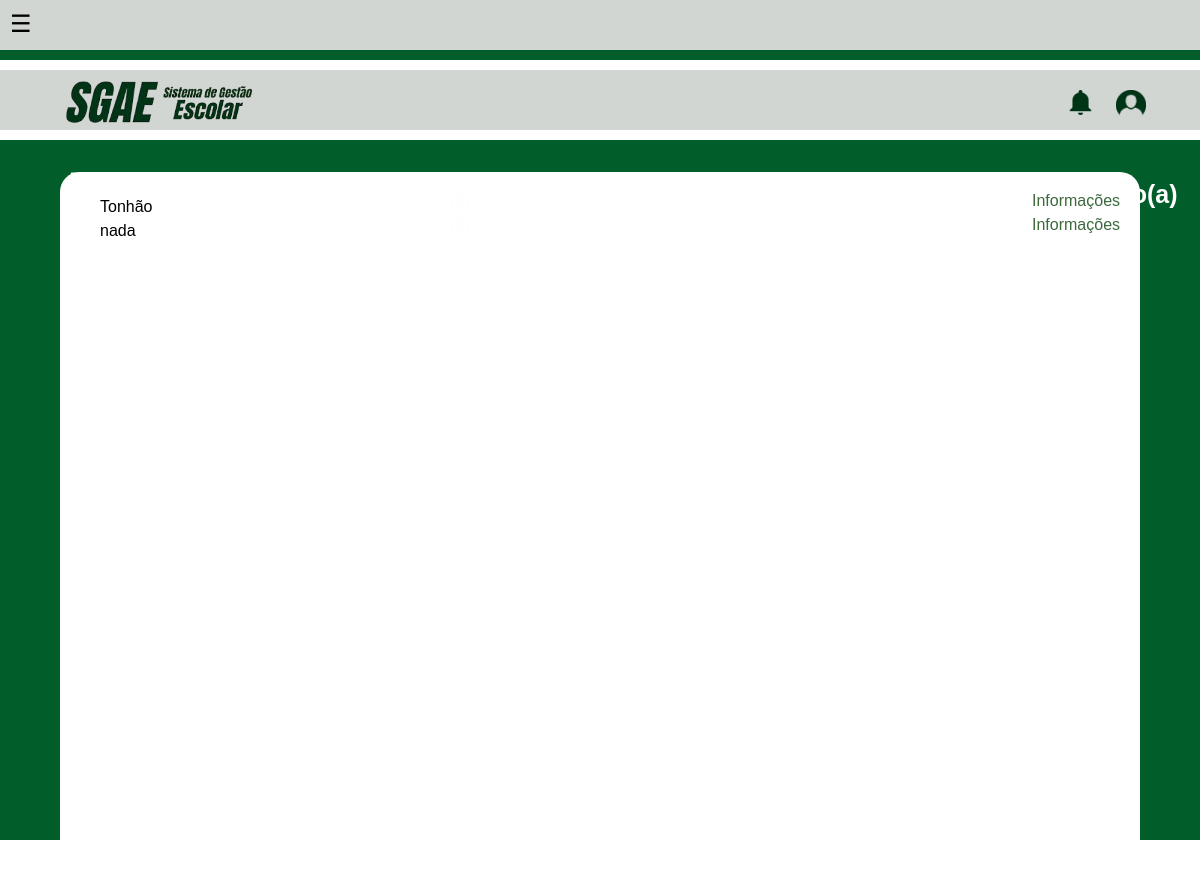
Page /PPInte/gere_alunos.php (signed in) on the earlier database version.
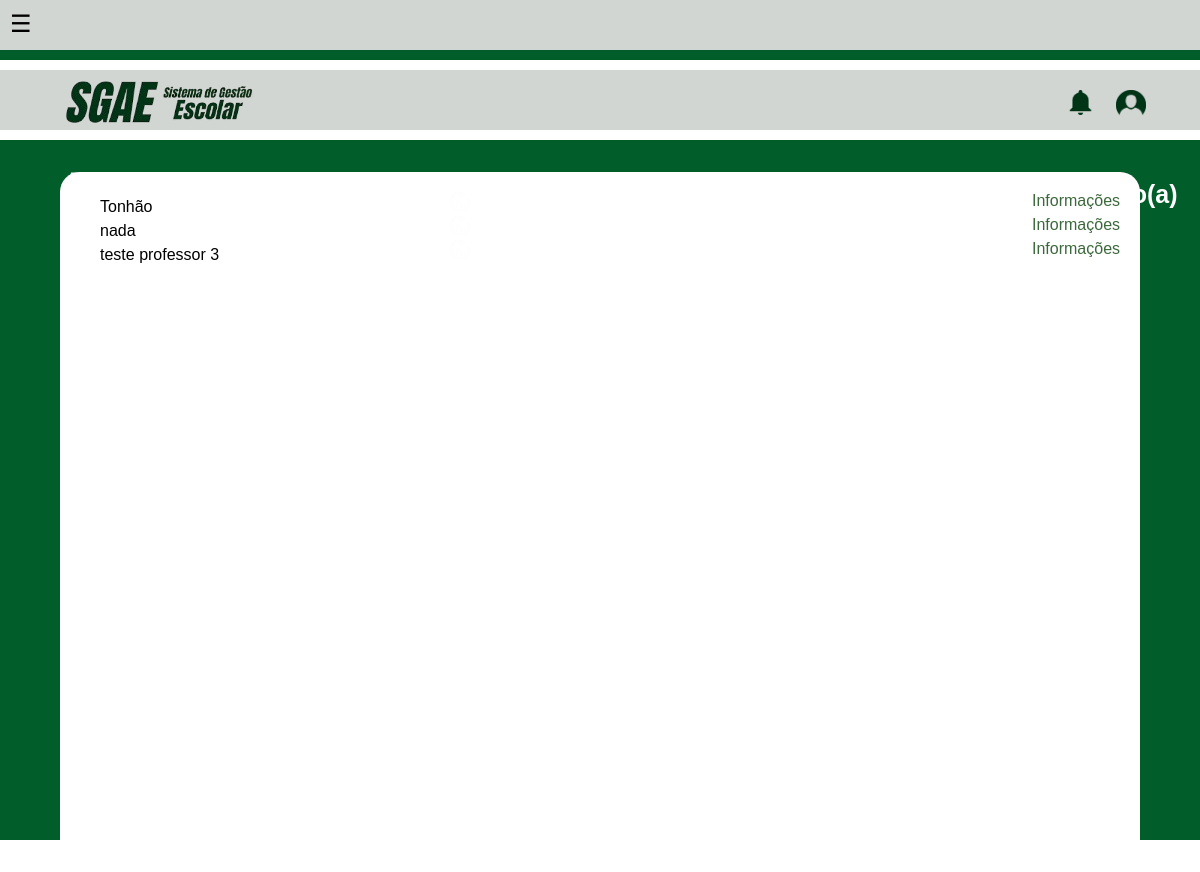
Same page on the later database version.
### tables this page shows
CREATE TABLE `professor` (
  `id_prof` int(11) NOT NULL,
  `foto` varchar(255) DEFAULT NULL
);

CREATE TABLE `usuario` (
  `cpf` char(11) NOT NULL,
  `Siape` varchar(45) NOT NULL,
  `foto` varchar(200) DEFAULT NULL,
  `id_us` int(11) NOT NULL,
  `email` varchar(45) NOT NULL,
  `nome` varchar(45) NOT NULL,
  `senha` varchar(45) NOT NULL,
  `fone` varchar(20) NOT NULL
);

### PPInte/gere_alunos.php (the view, shortened to what this page needs)
<?php
    require('config.php');
    $sql = "select usuario.id_us, usuario.Siape, usuario.nome, professor.id_prof, usuario.foto from usuario inner join professor where usuario.id_us=professor.id_prof";
    $res = $conn->query($sql) or die($conn->error);
    $qtd = $res->num_rows;
    $Checagem = "select * from setor where id_set = '{$_SESSION['id_us']}'";
    $ConsultaC = $conn->query($Checagem);
    $qtdChecagem = $ConsultaC->num_rows;
    if ($qtdChecagem > 0) {
        ?>
            <!DOCTYPE html>
            <html lang="pt-BR">
            <head>
                <link rel="stylesheet" href="alunos.css">
            </head>
            <body>
                <div class="top-bar">
                    <div class="menu-container">
                        <div class="menu-abriricon" onclick="openMenu()">☰</div>
                    </div>
                </div>
                <div class="green-bar"></div>
                <div class="bottom-bar">
                <div class="iconeNotificacao">
                        <img src="Imagens/Notificacao.png">
                    </div>
                    <div class="iconeTitulo">
                        <img src="Imagens/Titulo.png">
                    </div>
                    <div class="iconePerfil">
                        <img src="Imagens/Perfil.png">
                    </div>
                </div>
                <div class="new-green-bar">
                    <div class="Titulo-Alunos">
                        <h1>ALUNOS</h1>
                    </div>
                </div>
                <div class="new-bottom-bar">
                    <div class="box-center">
                        <div class="InformaçõesProf";>
                            <?php
                            if($qtd > 0){
                                echo "<div class='professores-container'>";
                                while($row = $res->fetch_object()){
                                    echo "<div class='backgroundFundo1'>";
                                    echo "<p class='nome-aluno'>" . $row->nome . "</p>";
                                    echo "<div class='botaoinfo'>";
                                    echo "<a>Informações</a>";
                                    echo "</div>";
                                    echo "<div class='imagemBotao'>";
                                    echo "<img onclick=\"window.location.href='professor.php?id_prof=" . htmlspecialchars($row->id_prof, ENT_QUOTES, 'UTF-8') . "'\" src='Imagens/Informacoes.png' alt='Informações'>";
                                    echo "</div>";
                                    echo "</div>";
                                }
                                echo "</div>";
                            }
                            ?>
                        </div>
                    </div>
                </div>
            </body>
            </html>
<?php
    } else{
        print"<script>location.href='index.php'; alert('Você não tem permissão para acessar esta área do sistema')</script>";
    }
?>

Differences in the rows shown:
added professor: id_prof.nome "teste professor 3"
